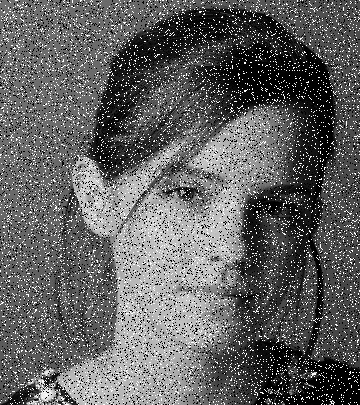
#> input picture emma_salt_pepper.jpg, 360 x 405 px
$ jupyter execute Question5.ipynb
#> lines starting #> are read from the running program, lines starting #| are printed output that depends on the picture
[cell 1]
import cv2 as cv
import numpy as np
import matplotlib.pyplot as plt
from google.colab import files

# Upload image
uploaded = files.upload()
#> the answer given: emma_salt_pepper.jpg
path = list(uploaded.keys())[0]
print("Loaded:", path)

# Make Gaussian kernel manually
def get_gaussian_kernel(size, sigma):
    center = size // 2
    kernel = np.zeros((size, size))
    for x in range(size):
        for y in range(size):
            d = (x - center)**2 + (y - center)**2
            kernel[x, y] = np.exp(-d / (2 * sigma**2))
    return kernel / kernel.sum()

# Load image
img = cv.imread(path, cv.IMREAD_GRAYSCALE)
#> img is the input picture: shape (405, 360); min 0, max 255, mean 97.6

if img is None:
    print("ERROR: Image not found.")
else:
    print("Image loaded.")

    #  3D Gaussian Kernel
    size_viz = 51
    sigma_viz = 10
    kernel_51 = get_gaussian_kernel(size_viz, sigma_viz)

    x = np.arange(0, size_viz, 1)
    y = np.arange(0, size_viz, 1)
    X, Y = np.meshgrid(x, y)

    fig = plt.figure(figsize=(8, 6))
    ax = fig.add_subplot(111, projection='3d')
    ax.plot_surface(X, Y, kernel_51, cmap='viridis')
    ax.set_title('(b) 3D Gaussian Kernel')
    plt.show()
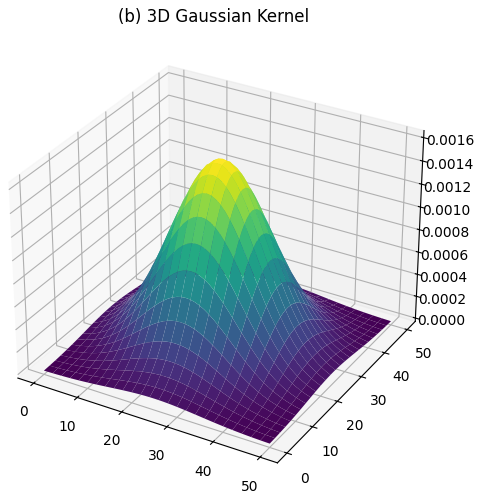
#> figure drawn by matplotlib, 1 panel

    #  (c)/(d) Image Filtering
    sigma = 2
    kernel_5x5 = get_gaussian_kernel(5, sigma)

    img_manual = cv.filter2D(img, -1, kernel_5x5)
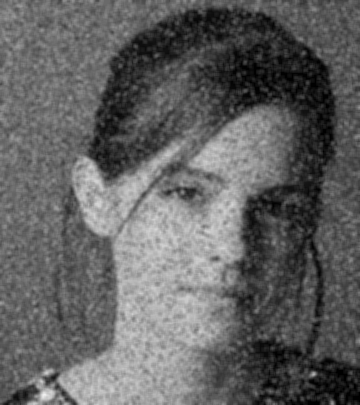
#> img_manual: shape (405, 360); min 0, max 241, mean 97.6
    img_builtin = cv.GaussianBlur(img, (5, 5), sigma)

    # Show results
    plt.figure(figsize=(12, 5))

    #  Original
    plt.subplot(1, 3, 1)
    plt.imshow(img, cmap='gray')
    plt.title('Original Image')
    plt.axis('off')

    #  Manual Result
    plt.subplot(1, 3, 2)
    plt.imshow(img_manual, cmap='gray')
    plt.title('(c) Manual Gaussian')
    plt.axis('off')

    #  Built-in Result
    plt.subplot(1, 3, 3)
    plt.imshow(img_builtin, cmap='gray')
    plt.title('(d) OpenCV Gaussian')
    plt.axis('off')

    plt.tight_layout()
    plt.show()
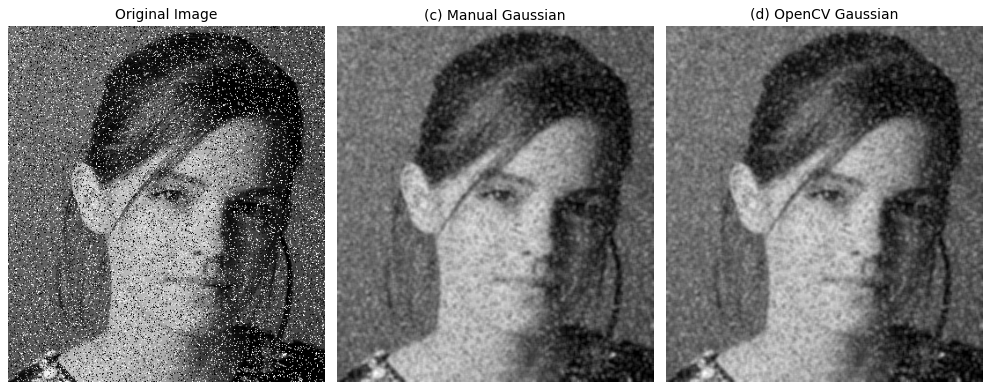
#> figure drawn by matplotlib, 3 panels
